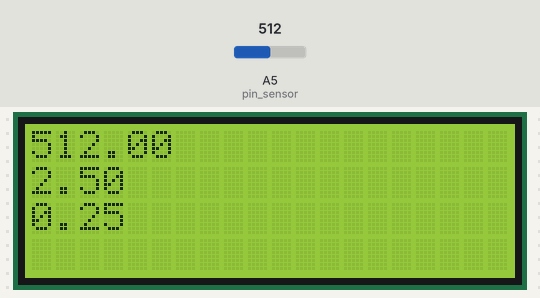
Simulated run of this sketch. Board: Arduino Uno, built with avr-gcc and run on an emulated ATmega328P. Parts: 20×4 character LCD. The test bench sets the inputs (shaded band); at power-on: A5 (pin_sensor) = 512.

Above: at 1.2 s.
1.3 s: A5 (pin_sensor) set to 716
At 3.3 s:
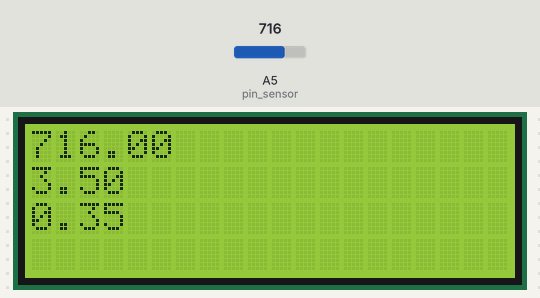
3.6 s: A5 (pin_sensor) set to 900
At 5.1 s:
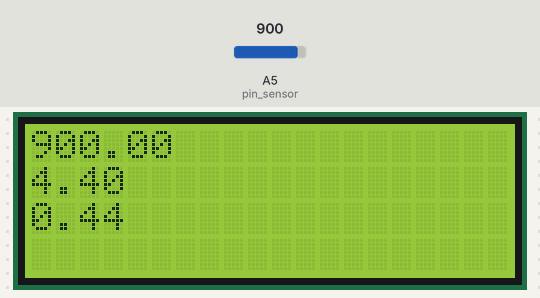
5.6 s: A5 (pin_sensor) set to 1023
At 6.8 s:
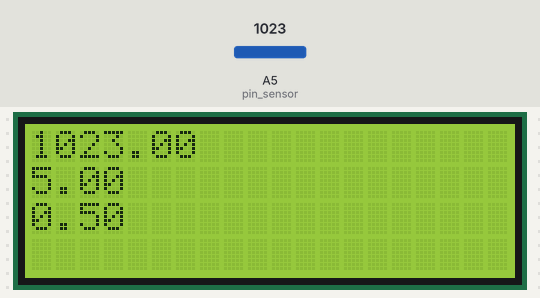
Timing chart, 0 to 8.6 s (numbered marks = the images above; inputs shaded):
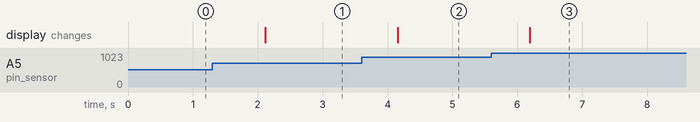

Measured:
- after the input at 1.3 s, the display: changes after 0.82 s (image 1)
- after the input at 3.6 s, the display: changes after 0.56 s (image 2)
- after the input at 5.6 s, the display: changes after 0.59 s (image 3)

The sketch:

lectursens.ino
```cpp
#include  <Wire.h>
#include  <LiquidCrystal_I2C.h>
#define pin_sensor A5 //Pin del sensor
float adc; //Variable para obtener los valores en el 1 paso
float voltaje; //Variable para obtener el voltaje en el 2 paso
float variable; //Variable final del sensor en el 3 paso
float rel_voltaje_variable = 0.1; //Relación Voltaje/Variable del sensor
LiquidCrystal_I2C lcd(0x27, 2, 1, 0, 4, 5, 6, 7, 3, POSITIVE);

void setup() {
lcd.begin(20,4);

}

void loop() {
  //Paso 1, conversión ADC de la lectura del pin analógico
  adc = analogRead(pin_sensor);
  lcd.setCursor(0,0);
  lcd.print(adc);

  //Paso 2, obtener el voltaje
  voltaje = adc * 5 / 1023;
  lcd.setCursor(0,1);
  lcd.println(voltaje);

  //Paso 3, obtener la variable de medida del sensor
  variable = voltaje * rel_voltaje_variable;
  lcd.setCursor(0,2);
  lcd.print(variable);

  delay(1000);

}
```
